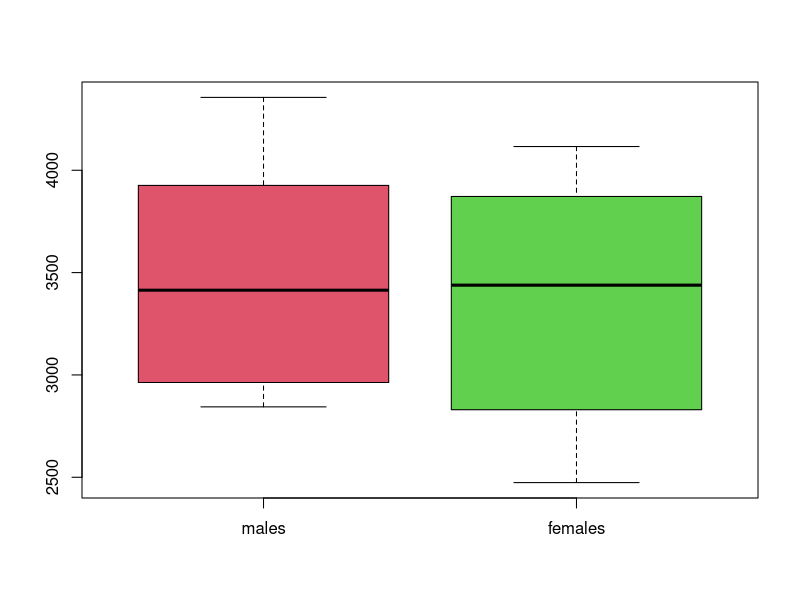
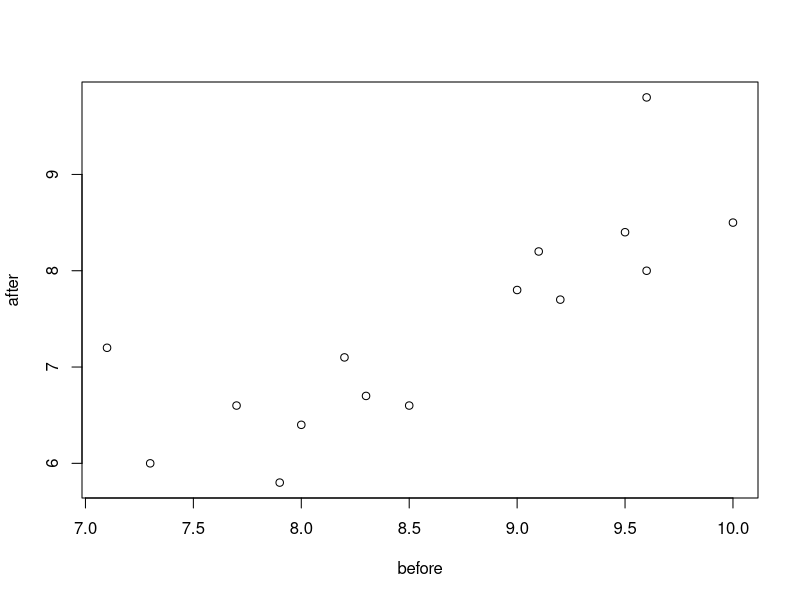
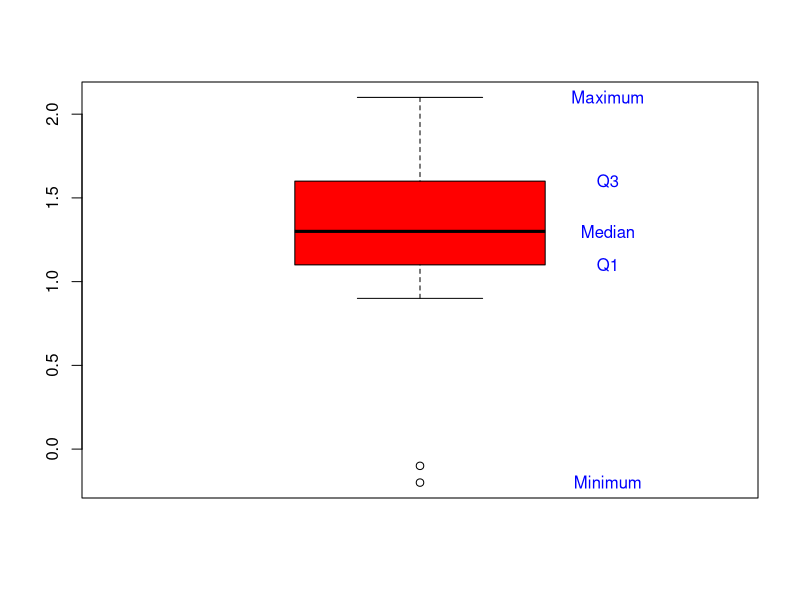

Generate these figures, in order, with R:
# Males
males <- c(2844, 2863, 2963, 3239, 3379, 3449, 3582, 3926, 4151, 4356)
malesMean <- (2844+2863+ 2963+3239+ 3379+ 3449+ 3582+ 3926+ 4151+ 4356)/10
malesVariance <- ((2844-3475.2)^2+(2863-3475.2)^2+ (2963-3475.2)^2+ 
                    (3239-3475.2)^2+ (3379-3475.2)^2+ (3449-3475.2)^2+ 
                    (3582-3475.2)^2+ (3926-3475.2)^2+ (4151-3475.2)^2+ 
                    (4356-3475.2)^2)/9
malesStandartDeviation <- sqrt(malesVariance)
malesCoefficientOfVariantions <- malesStandartDeviation / malesMean

malesVarianceDerivationFormula <- (((2844)^2+(2863)^2+ (2963)^2+ 
                    (3239)^2+ (3379)^2+ (3449)^2+ 
                    (3582)^2+ (3926)^2+ (4151)^2+ 
                    (4356)^2) - ((2844)+(2863)+ (2963)+ 
                                   (3239)+ (3379)+ (3449)+ 
                                   (3582)+ (3926)+ (4151)+ 
                                   (4356))^2/10)/9


# Females
females <- c(2474, 2547, 2830, 3219, 3429, 3448, 3677, 3872, 4001, 4116)
femalesMean <- (2474+2547+2830+3219+3429+3448+3677+3872+4001+4116)/10
femalesVariance <- ((2474-3361.3)^2+(2547-3361.3)^2+
                      (2830-3361.3)^2+(3219-3361.3)^2+
                      (3429-3361.3)^2+(3448-3361.3)^2+
                      (3677-3361.3)^2+(3872-3361.3)^2+
                      (4001-3361.3)^2+(4116-3361.3)^2)/9
femalesStandartDeviation <- sqrt(femalesVariance)
femalesCoefficientOfVariations <- femalesStandartDeviation / femalesMean

boxplot(males,females, names= c("males", "females"),col = 2:3)

# Cholesterol
before <- c(9.1, 8.0, 7.7, 10.0, 9.6, 7.9, 9.0, 7.1, 8.3, 9.6,
            8.2, 9.2, 7.3, 8.5, 9.5)
after <- c(8.2, 6.4, 6.6, 8.5, 8.0, 5.8, 7.8, 7.2, 6.7, 9.8,
           7.1, 7.7, 6.0, 6.6, 8.4)
median(before)
median(after)
standartDeviationBefore  <- sd(before)
standartDeviationAfter <- sd(after)


## Cholesterol covariance
beforeMean <- mean(before)
afterMean <- mean(after)
covariance <- ((9.1- beforeMean)*(8.2- afterMean) + 
  (8.0- beforeMean)*(6.4- afterMean) + (7.7- beforeMean)*(6.6- afterMean) + 
  (10.0- beforeMean)*(8.5- afterMean) + (9.6- beforeMean)*(8.0- afterMean) +
  (7.9- beforeMean)*(5.8- afterMean) + (9.0- beforeMean)*(7.8- afterMean) +
  (7.1- beforeMean)*(7.2- afterMean) + (8.3- beforeMean)*(6.7- afterMean) +
  (9.6- beforeMean)*(9.8- afterMean) + (8.2- beforeMean)*(7.1- afterMean) + 
  (9.2- beforeMean)*(7.7- afterMean) + (7.3- beforeMean)*(6.0- afterMean) +
  (8.5- beforeMean)*(6.6- afterMean) + (9.5- beforeMean)*(8.4- afterMean))/14

## Correlation
correlation <- covariance / (standartDeviationBefore * standartDeviationAfter) 
plot(before, after, xlab="before", ylab="after")

## Diff
diffBeforeAfter <- before - after
mean(diffBeforeAfter)
median(diffBeforeAfter)
var(diffBeforeAfter)
sd(diffBeforeAfter)
quantile(diffBeforeAfter) # precentiles
boxplot(diffBeforeAfter, col = "red")
text(1.3, quantile(diffBeforeAfter), c("Minimum","Q1","Median","Q3","Maximum"),
     col="blue")
  